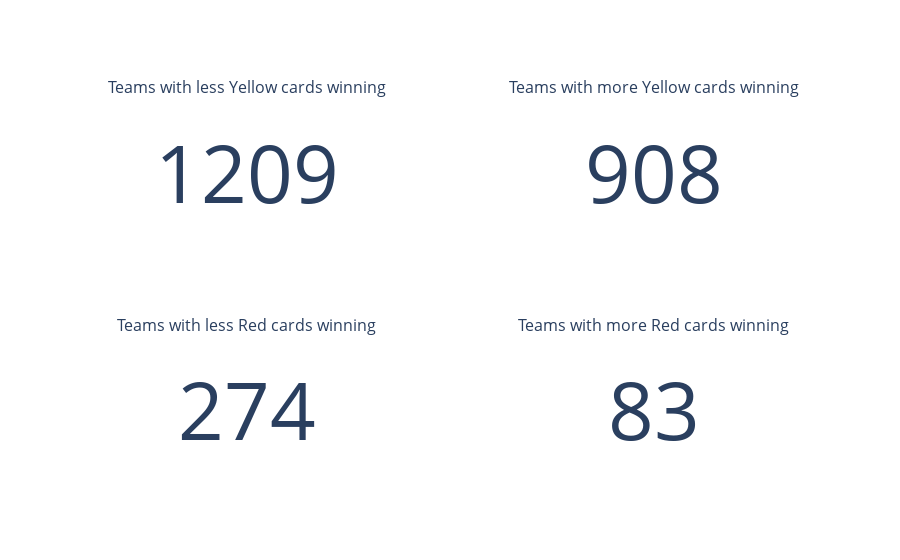

Source (notebook cell):
### Code cell
fig = make_subplots(
    rows=2,
    cols=2,
    subplot_titles=('Teams with less Yellow cards winning','Teams with more Yellow cards winning',
                    'Teams with less Red cards winning','Teams with more Red cards winning'),
    specs=[[{'type': 'indicator'}, {'type': 'indicator'}],
          [ {'type': 'indicator'}, {'type': 'indicator'}]]
)

fig.add_trace(
    go.Indicator(mode="number", value=teamsWithLessYellowinning),
    row=1,
    col=1,
)

fig.add_trace(
    go.Indicator(mode="number", value=teamsWithMoreYellowWinning),
    row=1,
    col=2,
)

fig.add_trace(
    go.Indicator(mode="number", value=teamsWithLessRedWinning),
    row=2,
    col=1,
)

fig.add_trace(
    go.Indicator(mode="number", value=teamsWithMoreRedWinning),
    row=2,
    col=2,
)

### Figure 1 — Plotly figure (JSON) as saved in the notebook; plotly's stock layout.template omitted (floating-point values rounded to 4 significant figures)
{"data": [{"domain": {"x": [0, 0.45], "y": [0.625, 1]}, "mode": "number", "type": "indicator", "value": 1209}, {"domain": {"x": [0.55, 1], "y": [0.625, 1]}, "mode": "number", "type": "indicator", "value": 908}, {"domain": {"x": [0, 0.45], "y": [0, 0.375]}, "mode": "number", "type": "indicator", "value": 274}, {"domain": {"x": [0.55, 1], "y": [0, 0.375]}, "mode": "number", "type": "indicator", "value": 83}], "layout": {"annotations": [{"font": {"size": 16}, "showarrow": false, "text": "Teams with less Yellow cards winning", "x": 0.225, "xanchor": "center", "xref": "paper", "y": 1, "yanchor": "bottom", "yref": "paper"}, {"font": {"size": 16}, "showarrow": false, "text": "Teams with more Yellow cards winning", "x": 0.775, "xanchor": "center", "xref": "paper", "y": 1, "yanchor": "bottom", "yref": "paper"}, {"font": {"size": 16}, "showarrow": false, "text": "Teams with less Red cards winning", "x": 0.225, "xanchor": "center", "xref": "paper", "y": 0.375, "yanchor": "bottom", "yref": "paper"}, {"font": {"size": 16}, "showarrow": false, "text": "Teams with more Red cards winning", "x": 0.775, "xanchor": "center", "xref": "paper", "y": 0.375, "yanchor": "bottom", "yref": "paper"}]}}
